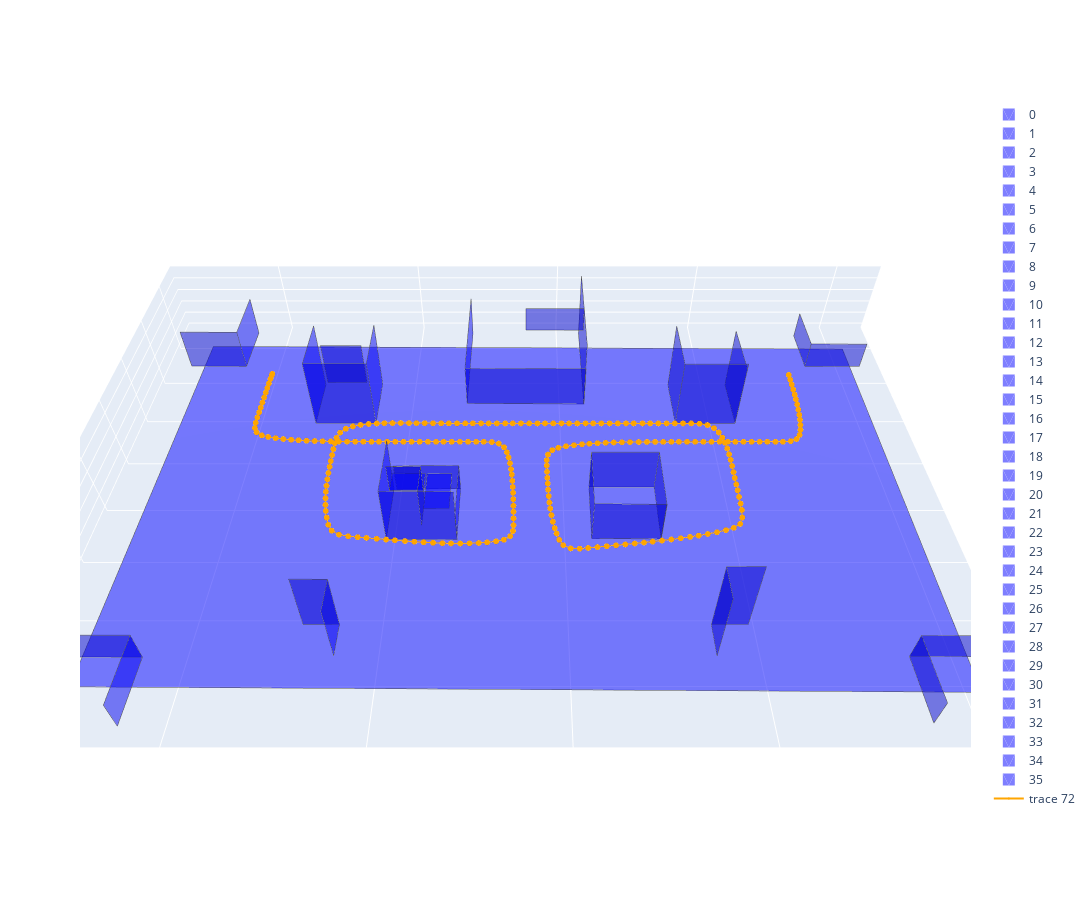

The cell this chart's notebook holds for it:
### Code cell
# Plot merge
camera = dict(
    up=dict(x=0, y=0, z=1),
    center=dict(x=0, y=0, z=0),
    eye=dict(x=0, y=-1.75, z=1.75)
)

fig = go.Figure(data=merged.plot_trace(colors=['blue'])+[gt_traj_trace])
fig.update_layout(width=1500, height=900, scene=dict(aspectmode='data', xaxis=dict(showticklabels=False, title=dict(text='')), 
    yaxis=dict(showticklabels=False, title=dict(text='')), zaxis=dict(showticklabels=False, title=dict(text=''))),
    scene_camera=camera)
fig.show()

### Figure 1 — Plotly figure (JSON) as saved in the notebook; plotly's stock layout.template omitted (floating-point values rounded to 4 significant figures; data arrays with more than 128 entries replaced by an {"elided": "..."} marker saying what was removed)
{"data": [{"color": "blue", "i": [0, 0], "j": [1, 2], "k": [2, 3], "name": "0", "opacity": 0.5, "showlegend": true, "type": "mesh3d", "x": [204.7, -26.32, -27.27, 203.7], "y": [18.06, 19.62, -120.7, -122.3], "z": [-0.836, -0.8524, -1.012, -0.9957]}, {"line": {"color": "rgb(70,70,70)", "width": 1}, "mode": "lines", "showlegend": false, "type": "scatter3d", "x": [204.7, -26.32, -27.27, 203.7, 204.7], "y": [18.06, 19.62, -120.7, -122.3, 18.06], "z": [-0.836, -0.8524, -1.012, -0.9957, -0.836]}, {"color": "blue", "i": [0, 0], "j": [1, 2], "k": [2, 3], "name": "1", "opacity": 0.5, "showlegend": true, "type": "mesh3d", "x": [128.4, 108.2, 108.2, 128.4], "y": [-51.07, -51.09, -51.15, -51.13], "z": [-1.075, -1.087, 14.17, 14.18]}, {"line": {"color": "rgb(70,70,70)", "width": 1}, "mode": "lines", "showlegend": false, "type": "scatter3d", "x": [128.4, 108.2, 108.2, 128.4, 128.4], "y": [-51.07, -51.09, -51.15, -51.13, -51.07], "z": [-1.075, -1.087, 14.17, 14.18, -1.075]}, {"color": "blue", "i": [0, 0], "j": [1, 2], "k": [2, 3], "name": "2", "opacity": 0.5, "showlegend": true, "type": "mesh3d", "x": [148.4, 138.5, 138.5, 148.4], "y": [-102.0, -102.0, -102.0, -102.0], "z": [-0.8947, -0.8945, 24.14, 24.14]}, {"line": {"color": "rgb(70,70,70)", "width": 1}, "mode": "lines", "showlegend": false, "type": "scatter3d", "x": [148.4, 138.5, 138.5, 148.4, 148.4], "y": [-102.0, -102.0, -102.0, -102.0, -102.0], "z": [-0.8947, -0.8945, 24.14, 24.14, -0.8947]}, {"color": "blue", "i": [0, 0], "j": [1, 2], "k": [2, 3], "name": "3", "opacity": 0.5, "showlegend": true, "type": "mesh3d", "x": [128.3, 128.4, 128.4, 128.3], "y": [-71.51, -51.07, -51.13, -71.57], "z": [-1.158, -1.075, 14.18, 14.1]}, {"line": {"color": "rgb(70,70,70)", "width": 1}, "mode": "lines", "showlegend": false, "type": "scatter3d", "x": [128.3, 128.4, 128.4, 128.3, 128.3], "y": [-71.51, -51.07, -51.13, -71.57, -71.51], "z": [-1.158, -1.075, 14.18, 14.1, -1.158]}, {"color": "blue", "i": [0, 0], "j": [1, 2], "k": [2, 3], "name": "4", "opacity": 0.5, "showlegend": true, "type": "mesh3d", "x": [188.6, 208.1, 208.2, 188.6], "y": [8.103, 8.068, 8.087, 8.122], "z": [-0.8513, -0.9037, 9.067, 9.119]}, {"line": {"color": "rgb(70,70,70)", "width": 1}, "mode": "lines", "showlegend": false, "type": "scatter3d", "x": [188.6, 208.1, 208.2, 188.6, 188.6], "y": [8.103, 8.068, 8.087, 8.122, 8.103], "z": [-0.8513, -0.9037, 9.067, 9.119, -0.8513]}, {"color": "blue", "i": [0, 0], "j": [1, 2], "k": [2, 3], "name": "5", "opacity": 0.5, "showlegend": true, "type": "mesh3d", "x": [158.5, 158.3, 158.3, 158.5], "y": [-21.77, -2.008, -2.09, -21.85], "z": [-0.936, -0.8663, 22.17, 22.1]}, {"line": {"color": "rgb(70,70,70)", "width": 1}, "mode": "lines", "showlegend": false, "type": "scatter3d", "x": [158.5, 158.3, 158.3, 158.5, 158.5], "y": [-21.77, -2.008, -2.09, -21.85, -21.77], "z": [-0.936, -0.8663, 22.17, 22.1, -0.936]}, {"color": "blue", "i": [0, 0], "j": [1, 2], "k": [2, 3], "name": "6", "opacity": 0.5, "showlegend": true, "type": "mesh3d", "x": [188.6, 188.6, 188.6, 188.6], "y": [26.12, 8.103, 8.122, 26.14], "z": [-0.885, -0.8513, 9.119, 9.086]}, {"line": {"color": "rgb(70,70,70)", "width": 1}, "mode": "lines", "showlegend": false, "type": "scatter3d", "x": [188.6, 188.6, 188.6, 188.6, 188.6], "y": [26.12, 8.103, 8.122, 26.14, 26.12], "z": [-0.885, -0.8513, 9.119, 9.086, -0.885]}, {"color": "blue", "i": [0, 0], "j": [1, 2], "k": [2, 3], "name": "7", "opacity": 0.5, "showlegend": true, "type": "mesh3d", "x": [138.5, 158.5, 158.5, 138.5], "y": [-21.89, -21.92, -21.94, -21.92], "z": [-1.014, -1.016, 24.18, 24.19]}, {"line": {"color": "rgb(70,70,70)", "width": 1}, "mode": "lines", "showlegend": false, "type": "scatter3d", "x": [138.5, 158.5, 158.5, 138.5, 138.5], "y": [-21.89, -21.92, -21.94, -21.92, -21.89], "z": [-1.014, -1.016, 24.18, 24.19, -1.014]}, {"color": "blue", "i": [0, 0], "j": [1, 2], "k": [2, 3], "name": "8", "opacity": 0.5, "showlegend": true, "type": "mesh3d", "x": [208.2, 188.7, 188.7, 208.2], "y": [-111.9, -111.9, -111.9, -112.0], "z": [-0.9427, -0.8936, 8.843, 8.794]}, {"line": {"color": "rgb(70,70,70)", "width": 1}, "mode": "lines", "showlegend": false, "type": "scatter3d", "x": [208.2, 188.7, 188.7, 208.2, 208.2], "y": [-111.9, -111.9, -111.9, -112.0, -111.9], "z": [-0.9427, -0.8936, 8.843, 8.794, -0.9427]}, {"color": "blue", "i": [0, 0], "j": [1, 2], "k": [2, 3], "name": "9", "opacity": 0.5, "showlegend": true, "type": "mesh3d", "x": [68.51, 108.5, 108.5, 68.49], "y": [-11.84, -12.16, -12.19, -11.87], "z": [-1.084, -1.035, 14.37, 14.32]}, {"line": {"color": "rgb(70,70,70)", "width": 1}, "mode": "lines", "showlegend": false, "type": "scatter3d", "x": [68.51, 108.5, 108.5, 68.49, 68.51], "y": [-11.84, -12.16, -12.19, -11.87, -11.84], "z": [-1.084, -1.035, 14.37, 14.32, -1.084]}, {"color": "blue", "i": [0, 0], "j": [1, 2], "k": [2, 3], "name": "10", "opacity": 0.5, "showlegend": true, "type": "mesh3d", "x": [108.4, 108.3, 108.3, 108.4], "y": [-12.16, 27.8, 27.75, -12.21], "z": [-1.038, -0.9612, 24.15, 24.07]}, {"line": {"color": "rgb(70,70,70)", "width": 1}, "mode": "lines", "showlegend": false, "type": "scatter3d", "x": [108.4, 108.3, 108.3, 108.4, 108.4], "y": [-12.16, 27.8, 27.75, -12.21, -12.16], "z": [-1.038, -0.9612, 24.15, 24.07, -1.038]}, {"color": "blue", "i": [0, 0], "j": [1, 2], "k": [2, 3], "name": "11", "opacity": 0.5, "showlegend": true, "type": "mesh3d", "x": [68.34, 68.38, 68.36, 68.32], "y": [-71.9, -51.8, -51.8, -71.9], "z": [-1.038, -1.036, 9.188, 9.186]}, {"line": {"color": "rgb(70,70,70)", "width": 1}, "mode": "lines", "showlegend": false, "type": "scatter3d", "x": [68.34, 68.38, 68.36, 68.32, 68.34], "y": [-71.9, -51.8, -51.8, -71.9, -71.9], "z": [-1.038, -1.036, 9.188, 9.186, -1.038]}, {"color": "blue", "i": [0, 0], "j": [1, 2], "k": [2, 3], "name": "12", "opacity": 0.5, "showlegend": true, "type": "mesh3d", "x": [88.65, 108.4, 108.4, 88.63], "y": [8.198, 8.057, 7.984, 8.124], "z": [15.07, 15.13, 24.05, 24.0]}, {"line": {"color": "rgb(70,70,70)", "width": 1}, "mode": "lines", "showlegend": false, "type": "scatter3d", "x": [88.65, 108.4, 108.4, 88.63, 88.65], "y": [8.198, 8.057, 7.984, 8.124, 8.198], "z": [15.07, 15.13, 24.05, 24.0, 15.07]}, {"color": "blue", "i": [0, 0], "j": [1, 2], "k": [2, 3], "name": "13", "opacity": 0.5, "showlegend": true, "type": "mesh3d", "x": [138.4, 138.5, 138.5, 138.4], "y": [-2.036, -21.89, -21.92, -2.061], "z": [-0.9943, -1.014, 24.19, 24.21]}, {"line": {"color": "rgb(70,70,70)", "width": 1}, "mode": "lines", "showlegend": false, "type": "scatter3d", "x": [138.4, 138.5, 138.5, 138.4, 138.4], "y": [-2.036, -21.89, -21.92, -2.061, -2.036], "z": [-0.9943, -1.014, 24.19, 24.21, -0.9943]}, {"color": "blue", "i": [0, 0], "j": [1, 2], "k": [2, 3], "name": "14", "opacity": 0.5, "showlegend": true, "type": "mesh3d", "x": [38.52, 38.39, 38.39, 38.51], "y": [-21.83, -1.502, -1.531, -21.86], "z": [-1.029, -1.006, 24.24, 24.22]}, {"line": {"color": "rgb(70,70,70)", "width": 1}, "mode": "lines", "showlegend": false, "type": "scatter3d", "x": [38.52, 38.39, 38.39, 38.51, 38.52], "y": [-21.83, -1.502, -1.531, -21.86, -21.83], "z": [-1.029, -1.006, 24.24, 24.22, -1.029]}, {"color": "blue", "i": [0, 0], "j": [1, 2], "k": [2, 3], "name": "15", "opacity": 0.5, "showlegend": true, "type": "mesh3d", "x": [108.2, 107.9, 107.9, 108.2], "y": [-51.09, -71.74, -71.81, -51.15], "z": [-1.087, -1.171, 14.09, 14.17]}, {"line": {"color": "rgb(70,70,70)", "width": 1}, "mode": "lines", "showlegend": false, "type": "scatter3d", "x": [108.2, 107.9, 107.9, 108.2, 108.2], "y": [-51.09, -71.74, -71.81, -51.15, -51.09], "z": [-1.087, -1.171, 14.09, 14.17, -1.087]}, {"color": "blue", "i": [0, 0], "j": [1, 2], "k": [2, 3], "name": "16", "opacity": 0.5, "showlegend": true, "type": "mesh3d", "x": [68.38, 48.6, 48.58, 68.36], "y": [-51.8, -52.02, -52.02, -51.8], "z": [-1.036, -1.078, 9.146, 9.188]}, {"line": {"color": "rgb(70,70,70)", "width": 1}, "mode": "lines", "showlegend": false, "type": "scatter3d", "x": [68.38, 48.6, 48.58, 68.36, 68.38], "y": [-51.8, -52.02, -52.02, -51.8, -51.8], "z": [-1.036, -1.078, 9.146, 9.188, -1.036]}, {"color": "blue", "i": [0, 0], "j": [1, 2], "k": [2, 3], "name": "17", "opacity": 0.5, "showlegend": true, "type": "mesh3d", "x": [18.42, 38.52, 38.51, 18.42], "y": [-21.83, -21.83, -21.86, -21.86], "z": [-1.03, -1.029, 24.22, 24.21]}, {"line": {"color": "rgb(70,70,70)", "width": 1}, "mode": "lines", "showlegend": false, "type": "scatter3d", "x": [18.42, 38.52, 38.51, 18.42, 18.42], "y": [-21.83, -21.83, -21.86, -21.86, -21.83], "z": [-1.03, -1.029, 24.22, 24.21, -1.03]}, {"color": "blue", "i": [0, 0], "j": [1, 2], "k": [2, 3], "name": "18", "opacity": 0.5, "showlegend": true, "type": "mesh3d", "x": [58.49, 58.5, 58.51, 58.49], "y": [-71.84, -62.0, -62.07, -71.9], "z": [4.931, 4.976, 19.05, 19.0]}, {"line": {"color": "rgb(70,70,70)", "width": 1}, "mode": "lines", "showlegend": false, "type": "scatter3d", "x": [58.49, 58.5, 58.51, 58.49, 58.49], "y": [-71.84, -62.0, -62.07, -71.9, -71.84], "z": [4.931, 4.976, 19.05, 19.0, 4.931]}, {"color": "blue", "i": [0, 0], "j": [1, 2], "k": [2, 3], "name": "19", "opacity": 0.5, "showlegend": true, "type": "mesh3d", "x": [38.38, 38.43, 38.41, 38.36], "y": [-111.7, -101.9, -102.0, -111.7], "z": [-0.9104, -0.8936, 19.03, 19.02]}, {"line": {"color": "rgb(70,70,70)", "width": 1}, "mode": "lines", "showlegend": false, "type": "scatter3d", "x": [38.38, 38.43, 38.41, 38.36, 38.38], "y": [-111.7, -101.9, -102.0, -111.7, -111.7], "z": [-0.9104, -0.8936, 19.03, 19.02, -0.9104]}, {"color": "blue", "i": [0, 0], "j": [1, 2], "k": [2, 3], "name": "20", "opacity": 0.5, "showlegend": true, "type": "mesh3d", "x": [138.5, 138.5, 138.5, 138.5], "y": [-102.0, -111.7, -111.8, -102.0], "z": [-0.8945, -0.8951, 24.14, 24.14]}, {"line": {"color": "rgb(70,70,70)", "width": 1}, "mode": "lines", "showlegend": false, "type": "scatter3d", "x": [138.5, 138.5, 138.5, 138.5, 138.5], "y": [-102.0, -111.7, -111.8, -102.0, -102.0], "z": [-0.8945, -0.8951, 24.14, 24.14, -0.8945]}, {"color": "blue", "i": [0, 0], "j": [1, 2], "k": [2, 3], "name": "21", "opacity": 0.5, "showlegend": true, "type": "mesh3d", "x": [107.9, 128.4, 128.4, 107.9], "y": [-71.74, -71.95, -72.01, -71.81], "z": [-1.171, -1.16, 14.1, 14.09]}, {"line": {"color": "rgb(70,70,70)", "width": 1}, "mode": "lines", "showlegend": false, "type": "scatter3d", "x": [107.9, 128.4, 128.4, 107.9, 107.9], "y": [-71.74, -71.95, -72.01, -71.81, -71.74], "z": [-1.171, -1.16, 14.1, 14.09, -1.171]}, {"color": "blue", "i": [0, 0], "j": [1, 2], "k": [2, 3], "name": "22", "opacity": 0.5, "showlegend": true, "type": "mesh3d", "x": [47.58, 68.45, 68.46, 47.59], "y": [-71.9, -72.1, -72.11, -71.9], "z": [-1.216, -1.227, 19.31, 19.32]}, {"line": {"color": "rgb(70,70,70)", "width": 1}, "mode": "lines", "showlegend": false, "type": "scatter3d", "x": [47.58, 68.45, 68.46, 47.59, 47.58], "y": [-71.9, -72.1, -72.11, -71.9, -71.9], "z": [-1.216, -1.227, 19.31, 19.32, -1.216]}, {"color": "blue", "i": [0, 0], "j": [1, 2], "k": [2, 3], "name": "23", "opacity": 0.5, "showlegend": true, "type": "mesh3d", "x": [188.7, 188.8, 188.8, 188.7], "y": [-111.9, -130.7, -130.8, -111.9], "z": [-0.8936, -0.9673, 8.769, 8.843]}, {"line": {"color": "rgb(70,70,70)", "width": 1}, "mode": "lines", "showlegend": false, "type": "scatter3d", "x": [188.7, 188.8, 188.8, 188.7, 188.7], "y": [-111.9, -130.7, -130.8, -111.9, -111.9], "z": [-0.8936, -0.9673, 8.769, 8.843, -0.8936]}, {"color": "blue", "i": [0, 0], "j": [1, 2], "k": [2, 3], "name": "24", "opacity": 0.5, "showlegend": true, "type": "mesh3d", "x": [66.49, 66.47, 59.14, 59.16], "y": [-69.1, -55.36, -55.37, -69.11], "z": [9.081, 9.221, 9.181, 9.041]}, {"line": {"color": "rgb(70,70,70)", "width": 1}, "mode": "lines", "showlegend": false, "type": "scatter3d", "x": [66.49, 66.47, 59.14, 59.16, 66.49], "y": [-69.1, -55.36, -55.37, -69.11, -69.1], "z": [9.081, 9.221, 9.181, 9.041, 9.081]}, {"color": "blue", "i": [0, 0], "j": [1, 2], "k": [2, 3], "name": "25", "opacity": 0.5, "showlegend": true, "type": "mesh3d", "x": [58.5, 48.58, 48.58, 58.51], "y": [-62.1, -61.99, -62.04, -62.15], "z": [9.168, 9.17, 19.04, 19.04]}, {"line": {"color": "rgb(70,70,70)", "width": 1}, "mode": "lines", "showlegend": false, "type": "scatter3d", "x": [58.5, 48.58, 48.58, 58.51, 58.5], "y": [-62.1, -61.99, -62.04, -62.15, -62.1], "z": [9.168, 9.17, 19.04, 19.04, 9.168]}, {"color": "blue", "i": [0, 0], "j": [1, 2], "k": [2, 3], "name": "26", "opacity": 0.5, "showlegend": true, "type": "mesh3d", "x": [68.78, 68.51, 68.49, 68.76], "y": [27.94, -11.84, -11.87, 27.91], "z": [-1.007, -1.084, 14.32, 14.39]}, {"line": {"color": "rgb(70,70,70)", "width": 1}, "mode": "lines", "showlegend": false, "type": "scatter3d", "x": [68.78, 68.51, 68.49, 68.76, 68.78], "y": [27.94, -11.84, -11.87, 27.91, 27.94], "z": [-1.007, -1.084, 14.32, 14.39, -1.007]}, {"color": "blue", "i": [0, 0], "j": [1, 2], "k": [2, 3], "name": "27", "opacity": 0.5, "showlegend": true, "type": "mesh3d", "x": [38.43, 28.6, 28.58, 38.41], "y": [-101.9, -101.9, -101.9, -102.0], "z": [-0.8936, -0.9033, 19.02, 19.03]}, {"line": {"color": "rgb(70,70,70)", "width": 1}, "mode": "lines", "showlegend": false, "type": "scatter3d", "x": [38.43, 28.6, 28.58, 38.41, 38.43], "y": [-101.9, -101.9, -101.9, -102.0, -101.9], "z": [-0.8936, -0.9033, 19.02, 19.03, -0.8936]}, {"color": "blue", "i": [0, 0], "j": [1, 2], "k": [2, 3], "name": "28", "opacity": 0.5, "showlegend": true, "type": "mesh3d", "x": [48.66, 48.58, 58.5, 58.58], "y": [-54.99, -61.99, -62.1, -55.1], "z": [9.167, 9.17, 9.168, 9.165]}, {"line": {"color": "rgb(70,70,70)", "width": 1}, "mode": "lines", "showlegend": false, "type": "scatter3d", "x": [48.66, 48.58, 58.5, 58.58, 48.66], "y": [-54.99, -61.99, -62.1, -55.1, -54.99], "z": [9.167, 9.17, 9.168, 9.165, 9.167]}, {"color": "blue", "i": [0, 0], "j": [1, 2], "k": [2, 3], "name": "29", "opacity": 0.5, "showlegend": true, "type": "mesh3d", "x": [47.72, 47.58, 47.59, 47.73], "y": [-51.64, -71.9, -71.9, -51.64], "z": [-1.211, -1.216, 19.32, 19.32]}, {"line": {"color": "rgb(70,70,70)", "width": 1}, "mode": "lines", "showlegend": false, "type": "scatter3d", "x": [47.72, 47.58, 47.59, 47.73, 47.72], "y": [-51.64, -71.9, -71.9, -51.64, -51.64], "z": [-1.211, -1.216, 19.32, 19.32, -1.211]}, {"color": "blue", "i": [0, 0], "j": [1, 2], "k": [2, 3], "name": "30", "opacity": 0.5, "showlegend": true, "type": "mesh3d", "x": [-31.24, -11.54, -11.54, -31.24], "y": [8.315, 8.182, 8.165, 8.298], "z": [-0.8991, -0.8977, 14.11, 14.11]}, {"line": {"color": "rgb(70,70,70)", "width": 1}, "mode": "lines", "showlegend": false, "type": "scatter3d", "x": [-31.24, -11.54, -11.54, -31.24, -31.24], "y": [8.315, 8.182, 8.165, 8.298, 8.315], "z": [-0.8991, -0.8977, 14.11, 14.11, -0.8991]}, {"color": "blue", "i": [0, 0], "j": [1, 2], "k": [2, 3], "name": "31", "opacity": 0.5, "showlegend": true, "type": "mesh3d", "x": [-11.54, -11.41, -11.41, -11.54], "y": [8.182, 27.97, 27.95, 8.165], "z": [-0.8977, -0.8752, 14.14, 14.11]}, {"line": {"color": "rgb(70,70,70)", "width": 1}, "mode": "lines", "showlegend": false, "type": "scatter3d", "x": [-11.54, -11.41, -11.41, -11.54, -11.54], "y": [8.182, 27.97, 27.95, 8.165, 8.182], "z": [-0.8977, -0.8752, 14.14, 14.11, -0.8977]}, {"color": "blue", "i": [0, 0], "j": [1, 2], "k": [2, 3], "name": "32", "opacity": 0.5, "showlegend": true, "type": "mesh3d", "x": [-11.49, -30.9, -30.88, -11.47], "y": [-112.0, -112.0, -112.0, -112.0], "z": [-1.032, -0.9843, 9.114, 9.066]}, {"line": {"color": "rgb(70,70,70)", "width": 1}, "mode": "lines", "showlegend": false, "type": "scatter3d", "x": [-11.49, -30.9, -30.88, -11.47, -11.49], "y": [-112.0, -112.0, -112.0, -112.0, -112.0], "z": [-1.032, -0.9843, 9.114, 9.066, -1.032]}, {"color": "blue", "i": [0, 0], "j": [1, 2], "k": [2, 3], "name": "33", "opacity": 0.5, "showlegend": true, "type": "mesh3d", "x": [-11.53, -11.49, -11.47, -11.5], "y": [-131.5, -112.0, -112.0, -131.5], "z": [-0.9808, -1.032, 9.066, 9.118]}, {"line": {"color": "rgb(70,70,70)", "width": 1}, "mode": "lines", "showlegend": false, "type": "scatter3d", "x": [-11.53, -11.49, -11.47, -11.5, -11.53], "y": [-131.5, -112.0, -112.0, -131.5, -131.5], "z": [-0.9808, -1.032, 9.066, 9.118, -0.9808]}, {"color": "blue", "i": [0, 0], "j": [1, 2], "k": [2, 3], "name": "34", "opacity": 0.5, "showlegend": true, "type": "mesh3d", "x": [18.56, 18.42, 18.42, 18.55], "y": [-1.907, -21.83, -21.86, -1.935], "z": [-1.008, -1.03, 24.21, 24.24]}, {"line": {"color": "rgb(70,70,70)", "width": 1}, "mode": "lines", "showlegend": false, "type": "scatter3d", "x": [18.56, 18.42, 18.42, 18.55, 18.56], "y": [-1.907, -21.83, -21.86, -1.935, -1.907], "z": [-1.008, -1.03, 24.21, 24.24, -1.008]}, {"color": "blue", "i": [0, 0], "j": [1, 2], "k": [2, 3], "name": "35", "opacity": 0.5, "showlegend": true, "type": "mesh3d", "x": [33.1, 19.42, 19.42, 33.1], "y": [-1.971, -1.879, -1.897, -1.989], "z": [0.03157, 0.0306, 16.08, 16.08]}, {"line": {"color": "rgb(70,70,70)", "width": 1}, "mode": "lines", "showlegend": false, "type": "scatter3d", "x": [33.1, 19.42, 19.42, 33.1, 33.1], "y": [-1.971, -1.879, -1.897, -1.989, -1.971], "z": [0.03157, 0.0306, 16.08, 16.08, 0.03157]}, {"hovertext": {"elided": "240 int values"}, "marker": {"color": "orange", "size": 2}, "type": "scatter3d", "x": {"elided": "240 float values"}, "y": {"elided": "240 float values"}, "z": {"elided": "240 float values"}}], "layout": {"height": 900, "scene": {"aspectmode": "data", "camera": {"center": {"x": 0, "y": 0, "z": 0}, "eye": {"x": 0, "y": -1.75, "z": 1.75}, "up": {"x": 0, "y": 0, "z": 1}}, "xaxis": {"showticklabels": false, "title": {"text": ""}}, "yaxis": {"showticklabels": false, "title": {"text": ""}}, "zaxis": {"showticklabels": false, "title": {"text": ""}}}, "width": 1500}}
